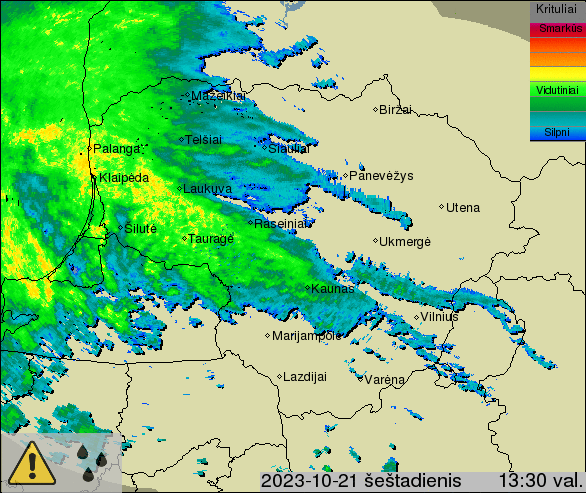
#> input picture lib/radarlarge+36.gif, 586 x 493 px, found by its file name
$ python epd_test_png.py
#> lines starting #> are read from the running program, lines starting #| are printed output that depends on the picture
#!/usr/bin/python3
# -*- coding:utf-8 -*-
#
# E-Ink weather display.
# Sutemos 2023
# based on WaveShare epd examples.
#
# 800 x 480 display simulator. Because e-ink display is sloooow, so we just generate png file instead and later re-enable
# e-ink part.
# Display has two 1-bit canvases - one for black color, another for red or yellow.
#
import os, sys, time, traceback, logging, json, requests
from PIL import Image, ImageDraw, ImageFont
from io import BytesIO

# picdir = os.path.join(os.path.dirname(os.path.dirname(os.path.realpath(__file__))), 'pic')
# libdir = os.path.join(os.path.dirname(
    # os.path.dirname(os.path.realpath(__file__))), 'lib')
libdir = "lib/"
if os.path.exists(libdir):
    sys.path.append(libdir)
# from waveshare_epd import epd7in5b_V2


width = 800
height = 480
radar_url = "https://beta.meteo.lt/data/radar/radarlarge+36.gif"

# API info: https://api.meteo.lt
# observed data for Vilnius
weather_json_url = "https://api.meteo.lt/v1/stations/vilniaus-ams/observations/latest"
icon_path = "lib/solid-black/png/64x64/"

logging.basicConfig(level=logging.DEBUG)
# epd = epd7in5b_V2.EPD()


def display_black(buffer):
    # epd.display(epd.getbuffer(buffer),epd.getbuffer(buffer))
    epd.send_command(0x10)
    for i in range(len(buffer)):
        buffer[i] ^= 0xFF
    epd.send_data2(buffer)
    epd.send_command(0x12)
    time.sleep(0.5)
    epd.ReadBusy()


try:
    str_time = time.strftime("%Y-%m-%d %H:%M")

    # radar_src = Image.open("lib/radarlarge+36.gif")
    response = requests.get(radar_url)
    radar_src = Image.open(BytesIO(response.content))
#> radar_src is the input picture: PIL image 586x493 P; mean R, G, B 134.2, 196.5, 129.4

    radar_img = radar_src.crop((50, 70, 530, 420))
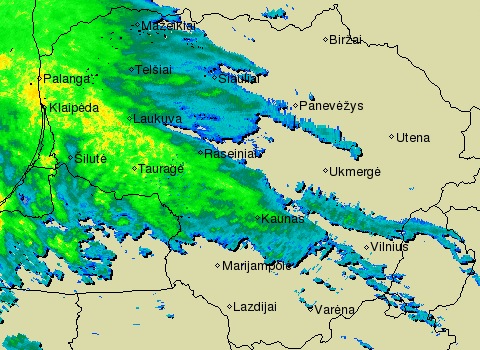
#> radar_img: PIL image 480x350 P; mean R, G, B 127.9, 197.6, 131.6

#> (the run stopped early here; a loop or call above may not have finished)
